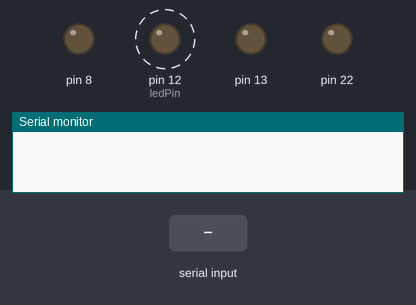
Simulated run of this sketch. Board: Arduino Uno, built with avr-gcc and run on an emulated ATmega328P. On the bench: output pins drawn as LEDs (lit = HIGH), the last lines printed to the serial monitor. Dashed ring = blinking. The test bench sets the inputs (shaded band).

Above: at 0.6 s.
1.3 s: "p,45\n" received over Serial
At 2.9 s:
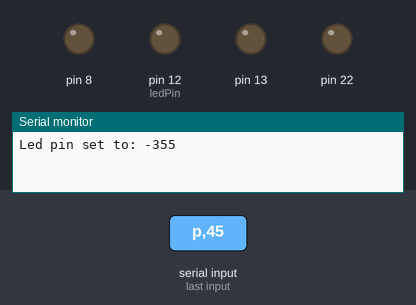
3.8 s: "n90\n" received over Serial
6.8 s: "f90\n" received over Serial
Timing chart, 0 to 9.8 s (numbered marks = the images above; inputs shaded):
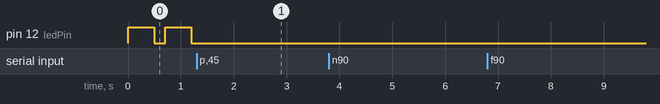

Measured:
- after the input at 1.3 s, pin 12 (ledPin): stops changing and stays LOW
- by itself, pin 12 (ledPin): alternates HIGH for 0.50 s and LOW for 0.20 s

The sketch:

Exercises3-BlinkSerialPortControl.ino
```cpp
// Leds controlled by serial port
// List of commands:
// n200 - set working time to 200ms
// f100 - set not working time to 100ms
// p12 - set led pin to 12


int ledTimeOn = 500;
int ledTimeOff = 200;
int ledPin = 12;

void setup() {
  Serial.begin(9600);
  pinMode(ledPin, OUTPUT);
}

void loop() {
  if(Serial.available() != 0){
    readCommand(Serial.readString());
  }

  digitalWrite(ledPin, HIGH);
  delay(ledTimeOn);

  digitalWrite(ledPin, LOW);
  delay(ledTimeOff);
}

void readCommand(String command){
  int time = 0;

  for(int i = 1; i < command.length() - 1; i++){
    time = time * 10;
    time = time + (int)command[i] - 48;
  }

  if(command[0] == 'n'){
    ledTimeOn = time;
    Serial.print("Led time on set to: ");
    Serial.print(time);
    Serial.println(" ms.");
  }

  if(command[0] == 'f'){
    ledTimeOff = time;
    Serial.print("Led time off set to: ");
    Serial.print(time);
    Serial.println(" ms.");
  }

  if(command[0] == 'p'){
    ledPin = time;
    Serial.print("Led pin set to: ");
    Serial.println(time);
  }
}
```
